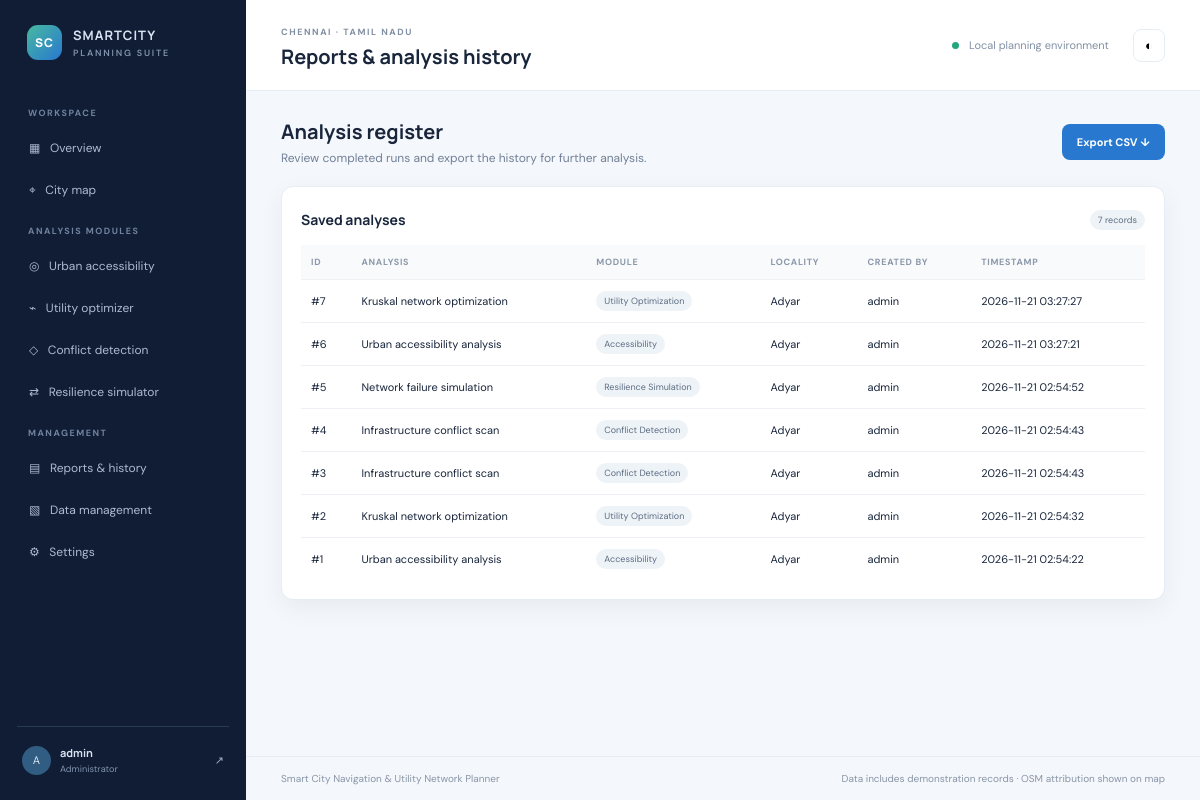
The app's page /reports (signed in) with its own data.
### tables this page shows
CREATE TABLE analyses(id INTEGER PRIMARY KEY, module TEXT, locality TEXT, title TEXT, result_json TEXT, created_by TEXT, created_at TEXT DEFAULT CURRENT_TIMESTAMP);

### app.py (the view)
@app.route("/reports")
@login_required
def reports(): return render_template("reports.html",analyses=rows("SELECT * FROM analyses ORDER BY id DESC"))

### app.py (called while the page is built)
def login_required(fn):
    @wraps(fn)
    def wrapped(*a,**kw):
        if "user" not in session: return redirect(url_for("login"))
        return fn(*a,**kw)
    return wrapped

def rows(sql,args=()):
    with connect() as db: return [dict(r) for r in db.execute(sql,args).fetchall()]

### database.py (called while the page is built)
def connect():
    Config.DATABASE.parent.mkdir(parents=True, exist_ok=True)
    db=sqlite3.connect(Config.DATABASE)
    db.row_factory=sqlite3.Row
    db.execute("PRAGMA foreign_keys=ON")
    return db

### templates/reports.html
{% extends 'base.html' %}{% set heading='Reports & analysis history' %}{% block content %}
<div class="welcome-row"><div><h2>Analysis register</h2><p>Review completed runs and export the history for further analysis.</p></div><a class="primary" href="/export.csv">Export CSV ↓</a></div>
<div class="panel"><div class="panel-head"><h3>Saved analyses</h3><span class="pill">{{analyses|length}} records</span></div>{% if analyses %}<table><thead><tr><th>ID</th><th>Analysis</th><th>Module</th><th>Locality</th><th>Created by</th><th>Timestamp</th></tr></thead><tbody>{% for a in analyses %}<tr><td>#{{a.id}}</td><td>{{a.title}}</td><td><span class="pill">{{a.module}}</span></td><td>{{a.locality}}</td><td>{{a.created_by}}</td><td>{{a.created_at}}</td></tr>{% endfor %}</tbody></table>{% else %}<div class="empty">No analysis history available yet.</div>{% endif %}</div>{% endblock %}

### static/css/style.css (style rules this page uses)
:root { --navy:#101d35;--navy2:#182b49;--ink:#18253b;--muted:#718096;--line:#e7edf4;--bg:#f4f7fb;--white:#fff;--blue:#2878d0;--teal:#168b70;--soft:#edf4fc;--shadow:0 8px 26px rgba(22,42,72,.055) }
* { box-sizing:border-box }
body { margin:0;background:var(--bg);color:var(--ink);font:14px 'DM Sans',sans-serif }
h1,h2,h3,b { font-family:Manrope,sans-serif }
a { text-decoration:none;color:inherit }
.welcome-row { display:flex;align-items:center;justify-content:space-between;margin-bottom:20px }
.welcome-row h2 { font-size:20px;margin:0 0 5px }
.welcome-row p,.module-intro p { margin:0;color:var(--muted);font-size:12px }
.primary,.secondary { border:0;border-radius:8px;padding:11px 15px;background:var(--blue);color:white;font-weight:700;font-size:11px;cursor:pointer;display:inline-flex;justify-content:center;gap:14px }
.stat-card,.panel { background:white;border:1px solid var(--line);border-radius:12px;box-shadow:var(--shadow) }
.panel { padding:19px;margin-bottom:17px }
.panel h3 { font-size:14px;margin:5px 0 12px }
.panel-head { display:flex;justify-content:space-between;align-items:center;margin-bottom:12px }
.panel-head h3 { margin:4px 0 }
table { width:100%;border-collapse:collapse;font-size:11px }
th { text-align:left;color:#8b98a9;font-size:9px;letter-spacing:.7px;text-transform:uppercase;background:#f8fafc }
td,th { padding:11px 10px;border-bottom:1px solid #edf1f5 }
tr:last-child td { border:0 }
.pill { display:inline-block;border-radius:20px;background:#eef3f8;color:#5c6c80;padding:4px 8px;font-size:9px }

### records on screen
analyses: id "7", title "Kruskal network optimization", module "Utility Optimization", locality "Adyar", created_by "admin", created_at "2026-11-21 03:27:27"
analyses: id "6", title "Urban accessibility analysis", module "Accessibility", locality "Adyar", created_by "admin", created_at "2026-11-21 03:27:21"
analyses: id "5", title "Network failure simulation", module "Resilience Simulation", locality "Adyar", created_by "admin", created_at "2026-11-21 02:54:52"
analyses: id "4", title "Infrastructure conflict scan", module "Conflict Detection", locality "Adyar", created_by "admin", created_at "2026-11-21 02:54:43"
analyses: id "3", title "Infrastructure conflict scan", module "Conflict Detection", locality "Adyar", created_by "admin", created_at "2026-11-21 02:54:43"
analyses: id "2", title "Kruskal network optimization", module "Utility Optimization", locality "Adyar", created_by "admin", created_at "2026-11-21 02:54:32"
analyses: id "1", title "Urban accessibility analysis", module "Accessibility", locality "Adyar", created_by "admin", created_at "2026-11-21 02:54:22"

### other values on screen
{{ session.user[:1]|upper }} "A"
{{ session.user }} "admin"
{{ heading or 'Planning workspace' }} "Reports & analysis history"
{{ analyses|length }} "7"
